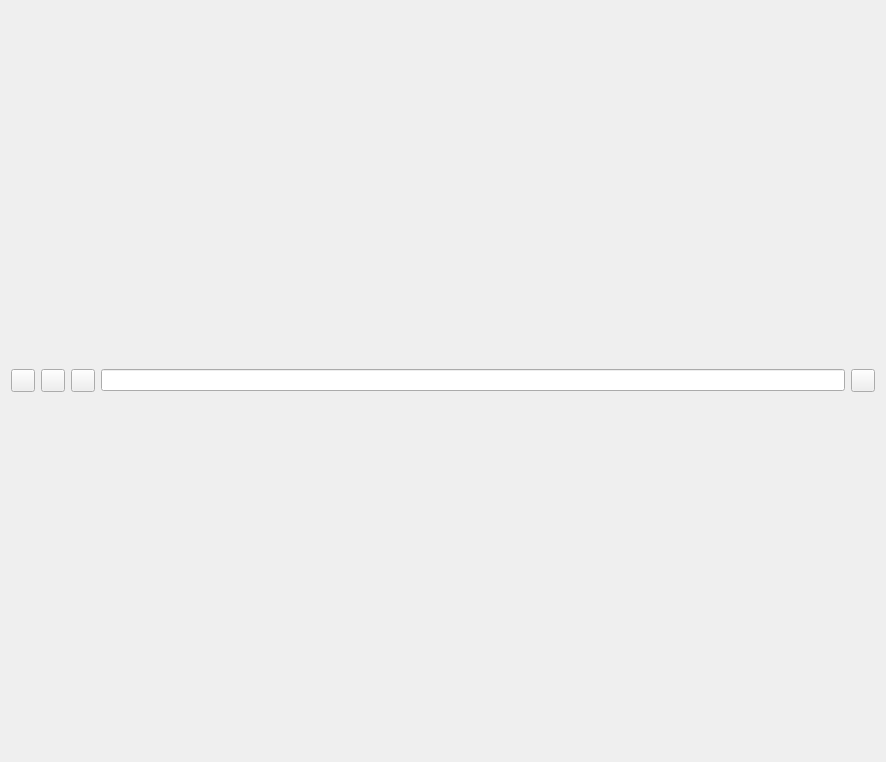
<?xml version="1.0" encoding="UTF-8"?>
<ui version="4.0">
 <class>Browser</class>
 <widget class="QFrame" name="Browser">
  <property name="geometry">
   <rect>
    <x>0</x>
    <y>0</y>
    <width>886</width>
    <height>762</height>
   </rect>
  </property>
  <property name="windowTitle">
   <string>Frame</string>
  </property>
  <layout class="QGridLayout" name="gridLayout">
   <item row="0" column="2">
    <widget class="ToolButton" name="ToolButton_refresh"/>
   </item>
   <item row="0" column="1">
    <widget class="ToolButton" name="ToolButton_forward"/>
   </item>
   <item row="0" column="3">
    <widget class="SearchLineEdit" name="SearchLineEdit"/>
   </item>
   <item row="0" column="0">
    <widget class="ToolButton" name="ToolButton_back"/>
   </item>
   <item row="0" column="4">
    <widget class="ToggleToolButton" name="ToggleToolButton_pin"/>
   </item>
  </layout>
 </widget>
 <customwidgets>
  <customwidget>
   <class>ToolButton</class>
   <extends>QToolButton</extends>
   <header>qfluentwidgets</header>
  </customwidget>
  <customwidget>
   <class>ToggleToolButton</class>
   <extends>ToolButton</extends>
   <header>qfluentwidgets</header>
  </customwidget>
  <customwidget>
   <class>LineEdit</class>
   <extends>QLineEdit</extends>
   <header>qfluentwidgets</header>
  </customwidget>
  <customwidget>
   <class>SearchLineEdit</class>
   <extends>LineEdit</extends>
   <header>qfluentwidgets</header>
  </customwidget>
 </customwidgets>
 <resources/>
 <connections/>
</ui>
